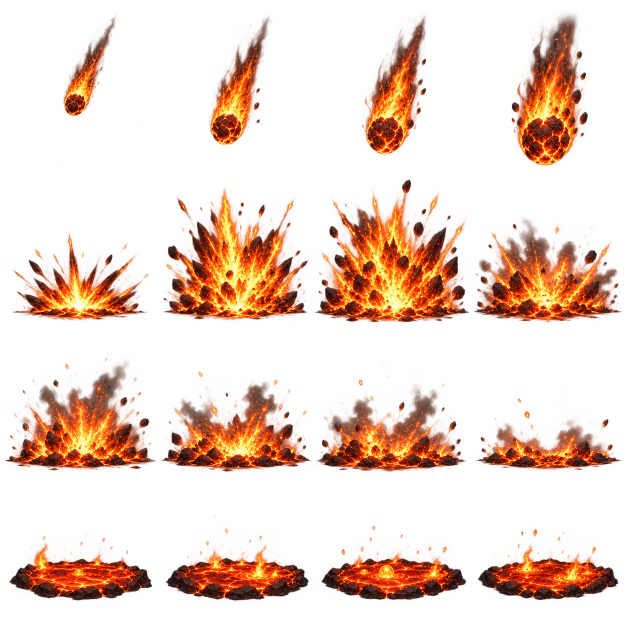
#> input picture arcane-duel-lab/dist/assets/campaign/fire-v1.png, 1254 x 1254 px (shown at 1/2 size); its folder holds 7 pictures in this run
$ python inspect-assets.py
#> lines starting #> are read from the running program, lines starting #| are printed output that depends on the picture; after the words box and inside, x2 and y2 are one past the last pixel; in counts of white or black regions, pixels touching at a corner belong together
"""Read-only generated image QA: alpha/frame geometry and hashes. Never edits PNG pixels."""
from pathlib import Path
from PIL import Image
from collections import deque
import hashlib,json
root=Path(__file__).resolve().parents[3]/'arcane-duel-lab/dist/assets/campaign'
def main_box(mask):
 width,height=mask.size;data=bytearray(mask.tobytes());best=None
 for seed in range(len(data)):
  if not data[seed]:continue
  data[seed]=0;q=deque([seed]);n=0;left=right=seed%width;top=bottom=seed//width
  while q:
   pos=q.popleft();x=pos%width;y=pos//width;n+=1
   left=min(left,x);right=max(right,x);top=min(top,y);bottom=max(bottom,y)
   for nx,ny in ((x-1,y),(x+1,y),(x,y-1),(x,y+1)):
    if 0<=nx<width and 0<=ny<height:
     idx=ny*width+nx
     if data[idx]:data[idx]=0;q.append(idx)
  if best is None or n>best[0]:best=(n,(left,top,right+1,bottom+1))
 return best[1] if best else (0,0,1,1)
validation=[];fx={}
for path in sorted(root.glob('*.png')):
 with Image.open(path) as im:
#> im is the input picture: PIL image 1254x1254 RGBA; mean R, G, B, A 70.7, 25.8, 8.4, 57.7
  im.load();width,height=im.size;alpha=im.getchannel('A') if 'A' in im.getbands() else None
#> after `width, height = im.size`: width = 1254; height = 1254
#> after `alpha = im.getchannel('A') if 'A' in im.getbands() else None`:
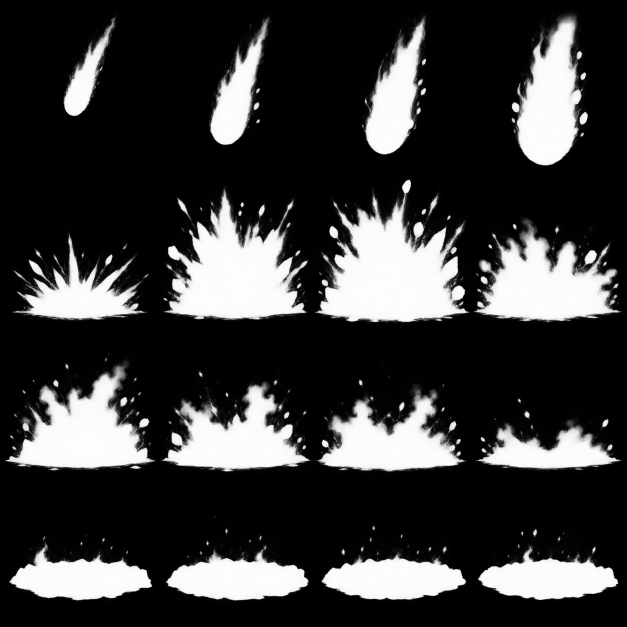
#> alpha: PIL image 1254x1254 L (shown at 1/2 size); min 0, max 255, mean 57.7
  row={'file':path.name,'size':[width,height],'mode':im.mode,'sha256':hashlib.sha256(path.read_bytes()).hexdigest()}
  if alpha is not None:row['alphaExtrema']=alpha.getextrema();row['cornerAlpha']=[alpha.getpixel(p) for p in [(0,0),(width-1,0),(0,height-1),(width-1,height-1)]]
  validation.append(row)
  key={'portal-v1.png':'portal','ice-v1.png':'ice','fire-v2.png':'fire'}.get(path.name)
  if not key:continue
  frames=[];cw=width/4;ch=height/4
  for i in range(16):
   col=i%4;r=i//4;x0,y0,x1,y1=round(col*cw),round(r*ch),round((col+1)*cw),round((r+1)*ch)
   mask=alpha.crop((x0,y0,x1,y1)).point(lambda a:255 if a>80 else 0)
   left,top,right,bottom=main_box(mask)
   frames.append({'index':i,'rect':[x0,y0,x1-x0,y1-y0],'bbox':[left,top,right-left,bottom-top],
    'spriteRect':[x0+max(0,left-2),y0+max(0,top-2),min(x1-x0,right+2)-max(0,left-2),min(y1-y0,bottom+2)-max(0,top-2)],
    'bottomNormalized':bottom/(y1-y0),'centerX':(left+right)/2,'bottom':bottom,
    'touchesCellEdge':left<=1 or top<=1 or right>=x1-x0-1 or bottom>=y1-y0-1})
  fx[key]={'file':path.name,'size':[width,height],'cellSize':[cw,ch],'frames':frames,'alphaExtrema':row['alphaExtrema'],'cornerAlpha':row['cornerAlpha']}
#> pass 2 of the loop `for path in sorted(root.glob('*.png')):`:
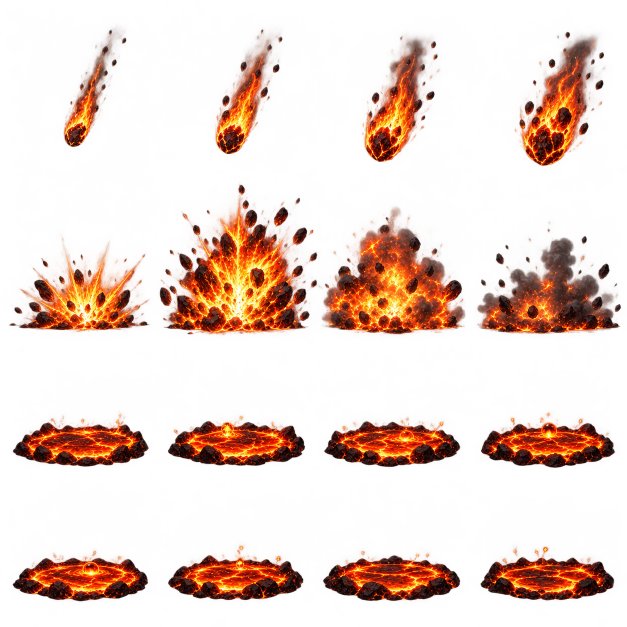
#> input picture arcane-duel-lab/dist/assets/campaign/fire-v2.png, 1254 x 1254 px (shown at 1/2 size)
#> im is the input picture: PIL image 1254x1254 RGBA; mean R, G, B, A 52.5, 18.2, 6.1, 53.9
#> the loop `for i in range(16):` made 16 passes
#> (left, top, right, bottom) on passes 1 to 8: (128, 82, 223, 294), (117, 79, 230, 308), (102, 79, 226, 314), (99, 75, 251, 314), (42, 190, 287, 313), (27, 81, 299, 313), (20, 105, 303, 313), (15, 161, 286, 313)
#> pass 1, `mask=alpha.crop((x0,y0,x1,y1)).point(lambda a:255 if a>80 else 0)`:
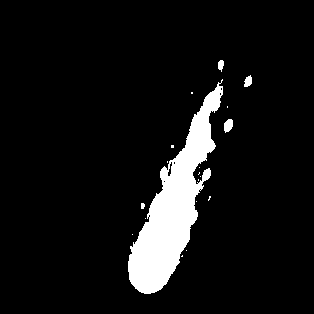
#> mask: PIL image 314x314 L; 7.7% white; 19 white regions (14 under 20 px), largest, box (x1, y1, x2, y2) and area: (128, 79, 223, 294) 7317, (224, 119, 233, 133) 95, (244, 75, 252, 87) 69, (218, 60, 224, 72) 52, (141, 203, 145, 209) 21
#> after the loop `for i in range(16):`:
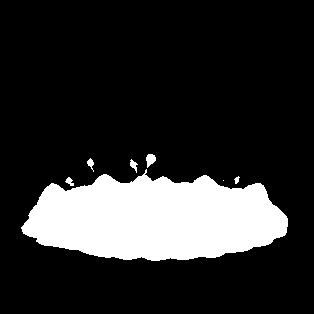
#> mask: PIL image 314x314 L; 18% white; 7 white regions (1 under 20 px), largest, box (x1, y1, x2, y2) and area: (21, 169, 288, 261) 17502, (146, 154, 156, 168) 92, (130, 159, 138, 173) 53, (87, 158, 94, 172) 48, (65, 177, 74, 186) 45, (234, 176, 240, 184) 27
#> after the loop `for i in range(16):`: frames = 16 items
(root/'fx-meta-v1.json').write_text(json.dumps(fx,ensure_ascii=False,indent=2),encoding='utf-8')
(root/'validation-v1.json').write_text(json.dumps(validation,ensure_ascii=False,indent=2),encoding='utf-8')
print(json.dumps({'images':len(validation),'fx':{k:{'file':v['file'],'size':v['size'],'edgeFrames':[f['index'] for f in v['frames'] if f['touchesCellEdge']]} for k,v in fx.items()}},ensure_ascii=False))
import re
gallery=Path(__file__).parent/'画册.html'
#> (the run stopped early here; a loop or call above may not have finished)
